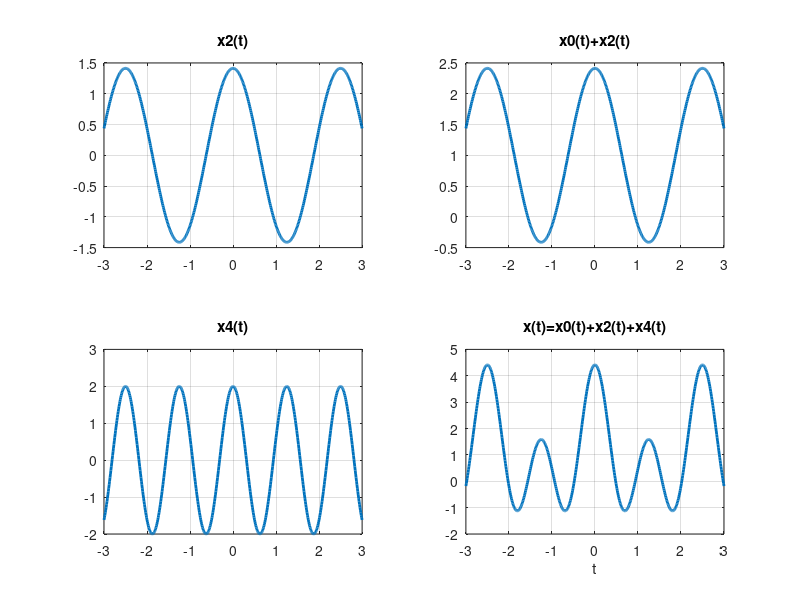

Recreate this plot in MATLAB.
t=-3:0.01:3;
x0=1;
x2=exp(j*pi/4)*exp(j*(-2)*(2*pi/5)*t)+exp(j*pi/4)*exp(j*(2)*(2*pi/5)*t);
y1=x0+x2;
x4=2*exp(j*pi/3)*exp(j*(-4)*(2*pi/5)*t)+2*exp(j*pi/3)*exp(j*(4)*(2*pi/5)*t);
x = x0  + x2 + x4;
 
figure;
subplot(2,2,1);
plot(t,x2,'Linewidth',2);
title('x2(t)');
grid;
 
subplot(2,2,2); 
plot(t,y1,'Linewidth',2); 
title('x0(t)+x2(t)');
grid; 
 
subplot(2,2,3);
plot(t,x4,'Linewidth',2);
title('x4(t)');
grid
 
subplot(2,2,4);
plot(t,x,'Linewidth',2);
xlabel('t');
title('x(t)=x0(t)+x2(t)+x4(t)')
grid;